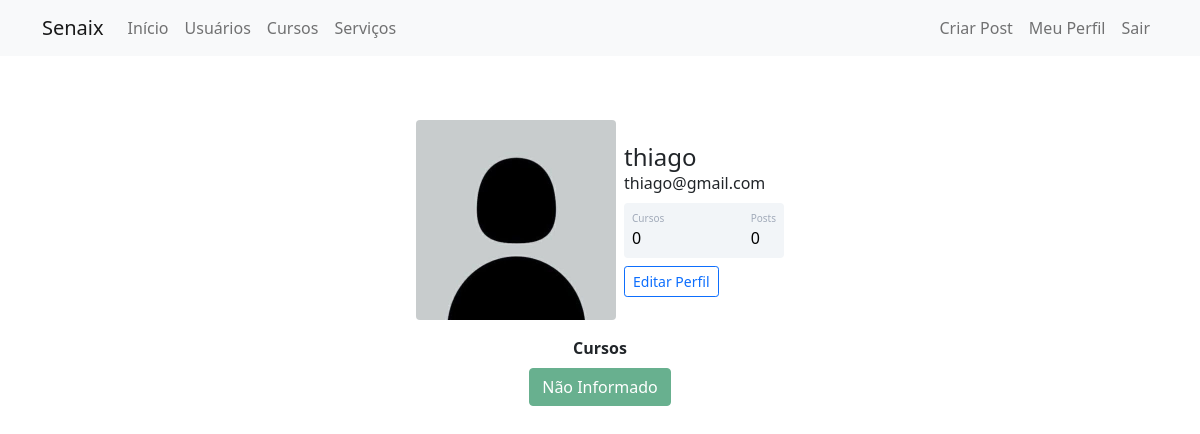
Page /perfil (signed in) on the earlier database version.
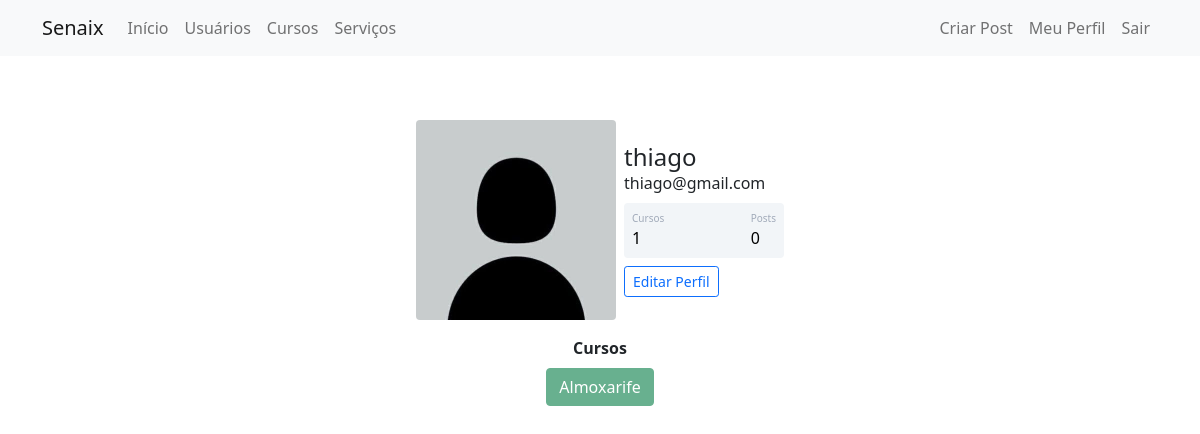
Same page on the later database version.
### comunidadeimpressionadora/models.py (models this page shows)
class Usuario(database.Model, UserMixin):
    id = database.Column(database.Integer, primary_key=True)
    username = database.Column(database.String, nullable=False)
    email = database.Column(database.String, nullable=False, unique=True)
    senha = database.Column(database.String, nullable=False)
    foto_perfil = database.Column(database.String, default='default.jpg')
    posts = database.relationship('Post', backref='autor', lazy=True)
    cursos = database.Column(database.String, nullable=False, default='Não Informado')
    def contar_posts(self):
        return len(self.posts)

### comunidadeimpressionadora/routes.py (the view)
@app.route('/perfil')
@login_required
def perfil():
    foto_perfil = url_for('static', filename='fotos_perfil/{}'.format(current_user.foto_perfil))
    return render_template('perfil.html', foto_perfil=foto_perfil)

### comunidadeimpressionadora/models.py (called while the page is built)
@login_manager.user_loader
def load_usuario(id_usuario):
    return Usuario.query.get(int(id_usuario))

### comunidadeimpressionadora/templates/perfil.html (shortened to what this page needs)
{% extends 'base.html' %}
{% block body %}
    <div class="container mt-5 d-flex justify-content-center">
            <div class="card p-3">
                <div class="d-flex align-items-center">
                    <div class="image pe-2"> <img src="{{ foto_perfil }}" class="rounded" width="200"> </div>
                    <div class="ml-3 w-100">
                        <h4 class="mb-0 mt-0">{{ current_user.username }}</h4> <span>{{ current_user.email }}</span>
                        <div class="p-2 mt-2 bg-primary d-flex justify-content-between rounded text-white stats">
                            {% if 'Não Informado' in current_user.cursos %}
                                <div class="d-flex flex-column"> <span class="articles">Cursos</span> <span class="number1">0</span> </div>
                            {% else %}
                                <div class="d-flex flex-column"> <span class="articles">Cursos</span> <span class="number1">{{ current_user.cursos.count(';') +1}}</span> </div>
                            {% endif %}
                             <div class="d-flex flex-column"> <span class="rating">Posts</span> <span class="number3">{{ current_user.contar_posts() }}</span> </div>
                        </div>
                            <div class="button mt-2 d-flex flex-row align-items-center"> <a href="{{ url_for('editar_perfil') }}"><button class="btn btn-sm btn-outline-primary w-100">Editar Perfil</button></a>
                            </div>
                    </div>
                </div>
            </div>
    </div>
<div class="row justify-content-center">
    <div class="col col-4" style="text-align: center">
        <strong>Cursos</strong><br>
        {% for curso in current_user.cursos.split(';') %}
            <button type="button" class="btn btn-success mt-2" disabled>{{ curso }}</button>
        {% endfor %}
    </div>
</div>
{% endblock %}

Differences in the rows shown:
changed Usuario "thiago": cursos (not shown) → "1"; cursos "Não Informado" → "Almoxarife"
Other differences:
text no longer shown: "0"
